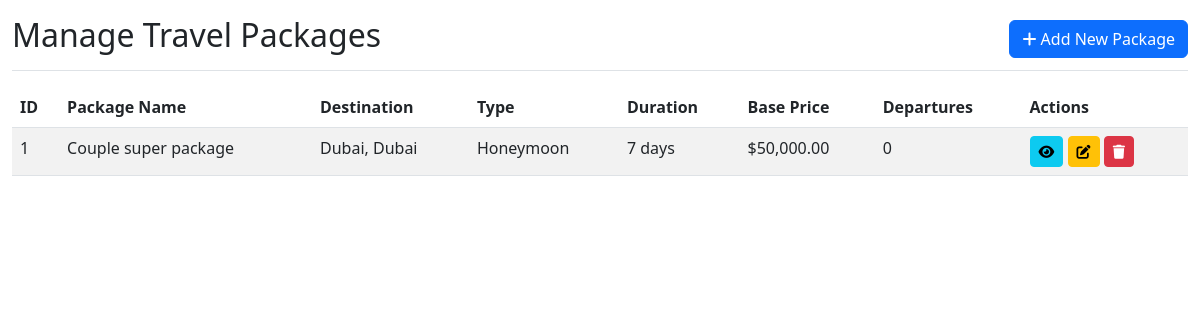
The page /admin/pages/packages.php on the database its author committed.
### tables this page shows
CREATE TABLE `travel_packages` (
  `id` int(11) NOT NULL,
  `destination_id` int(11) NOT NULL,
  `name` varchar(255) NOT NULL,
  `description` text DEFAULT NULL,
  `package_type` enum('family','honeymoon','adventure','luxury') NOT NULL,
  `duration_days` int(11) NOT NULL,
  `base_price` decimal(10,2) NOT NULL,
  `image_url` varchar(255) DEFAULT NULL,
  `included_services` text DEFAULT NULL,
  `created_at` timestamp NOT NULL DEFAULT current_timestamp()
);

CREATE TABLE `destinations` (
  `id` int(11) NOT NULL,
  `city` varchar(100) NOT NULL,
  `country` varchar(100) NOT NULL,
  `description` text DEFAULT NULL,
  `image_url` varchar(255) DEFAULT NULL,
  `is_popular` tinyint(1) DEFAULT 0,
  `created_at` timestamp NOT NULL DEFAULT current_timestamp()
);

### admin/pages/packages.php (the view, shortened to what this page needs)
<?php
$db = DBConfig::getInstance()->getConnection();
$packages = $db->query("
    SELECT tp.*, d.city, d.country,
           (SELECT COUNT(*) FROM package_departures pd WHERE pd.package_id = tp.id) as departure_count
    FROM travel_packages tp
    JOIN destinations d ON tp.destination_id = d.id
    ORDER BY tp.name ASC
")->fetchAll(PDO::FETCH_ASSOC);
?>
<!DOCTYPE html>
<html lang="en">
<head>
    <link href="https://cdn.jsdelivr.net/npm/bootstrap@5.3.0/dist/css/bootstrap.min.css" rel="stylesheet">
    <link rel="stylesheet" href="https://cdnjs.cloudflare.com/ajax/libs/font-awesome/6.0.0/css/all.min.css">
</head>
<body>
    <div class="container-fluid">
        <div class="row">
            <main>
                <div class="d-flex justify-content-between flex-wrap flex-md-nowrap align-items-center pt-3 pb-2 mb-3 border-bottom">
                    <h1 class="h2">Manage Travel Packages</h1>
                    <button class="btn btn-primary" data-bs-toggle="modal" data-bs-target="#addPackageModal">
                        <i class="fas fa-plus"></i> Add New Package
                    </button>
                </div>
                <div class="table-responsive">
                    <table class="table table-striped">
                        <thead>
                            <tr>
                                <th>ID</th>
                                <th>Package Name</th>
                                <th>Destination</th>
                                <th>Type</th>
                                <th>Duration</th>
                                <th>Base Price</th>
                                <th>Departures</th>
                                <th>Actions</th>
                            </tr>
                        </thead>
                        <tbody>
                            <?php foreach ($packages as $package): ?>
                            <tr>
                                <td><?= $package['id'] ?></td>
                                <td><?= htmlspecialchars($package['name']) ?></td>
                                <td><?= htmlspecialchars($package['city']) ?>, <?= htmlspecialchars($package['country']) ?></td>
                                <td><?= ucfirst($package['package_type']) ?></td>
                                <td><?= $package['duration_days'] ?> days</td>
                                <td>$<?= number_format($package['base_price'], 2) ?></td>
                                <td><?= $package['departure_count'] ?></td>
                                <td>
                                    <a href="admin-package-details.php?id=<?= $package['id'] ?>" class="btn btn-sm btn-info">
                                        <i class="fas fa-eye"></i>
                                    </a>
                                    <button class="btn btn-sm btn-warning edit-package"
                                            data-id="<?= $package['id'] ?>"
                                            data-name="<?= htmlspecialchars($package['name']) ?>"
                                            data-destination="<?= $package['destination_id'] ?>"
                                            data-desc="<?= htmlspecialchars($package['description']) ?>"
                                            data-type="<?= $package['package_type'] ?>"
                                            data-duration="<?= $package['duration_days'] ?>"
                                            data-price="<?= $package['base_price'] ?>"
                                            data-image="<?= htmlspecialchars($package['image_url']) ?>"
                                            data-services="<?= htmlspecialchars($package['included_services']) ?>">
                                        <i class="fas fa-edit"></i>
                                    </button>
                                    <a href="admin-packages.php?delete=<?= $package['id'] ?>" class="btn btn-sm btn-danger" onclick="return confirm('Are you sure? This will delete all associated departures.')">
                                        <i class="fas fa-trash"></i>
                                    </a>
                                </td>
                            </tr>
                            <?php endforeach; ?>
                        </tbody>
                    </table>
                </div>
            </main>
        </div>
    </div>
</body>
</html>

### rows shown on the page
travel_packages: id "1", name "Couple super package", destination.city "Dubai", destination.country "Dubai", package_type "Honeymoon", duration_days "7", base_price "50,000.00", departure_count "0"
